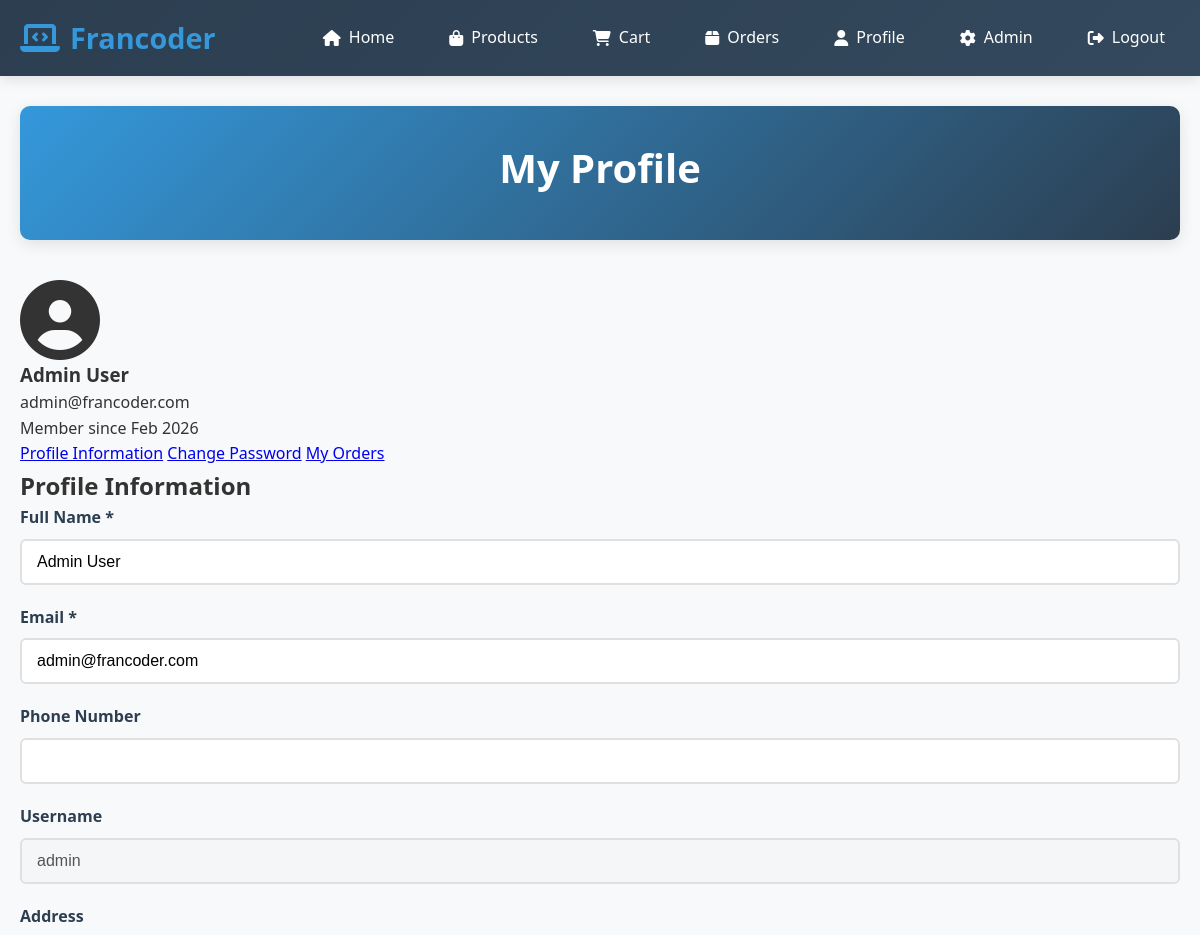
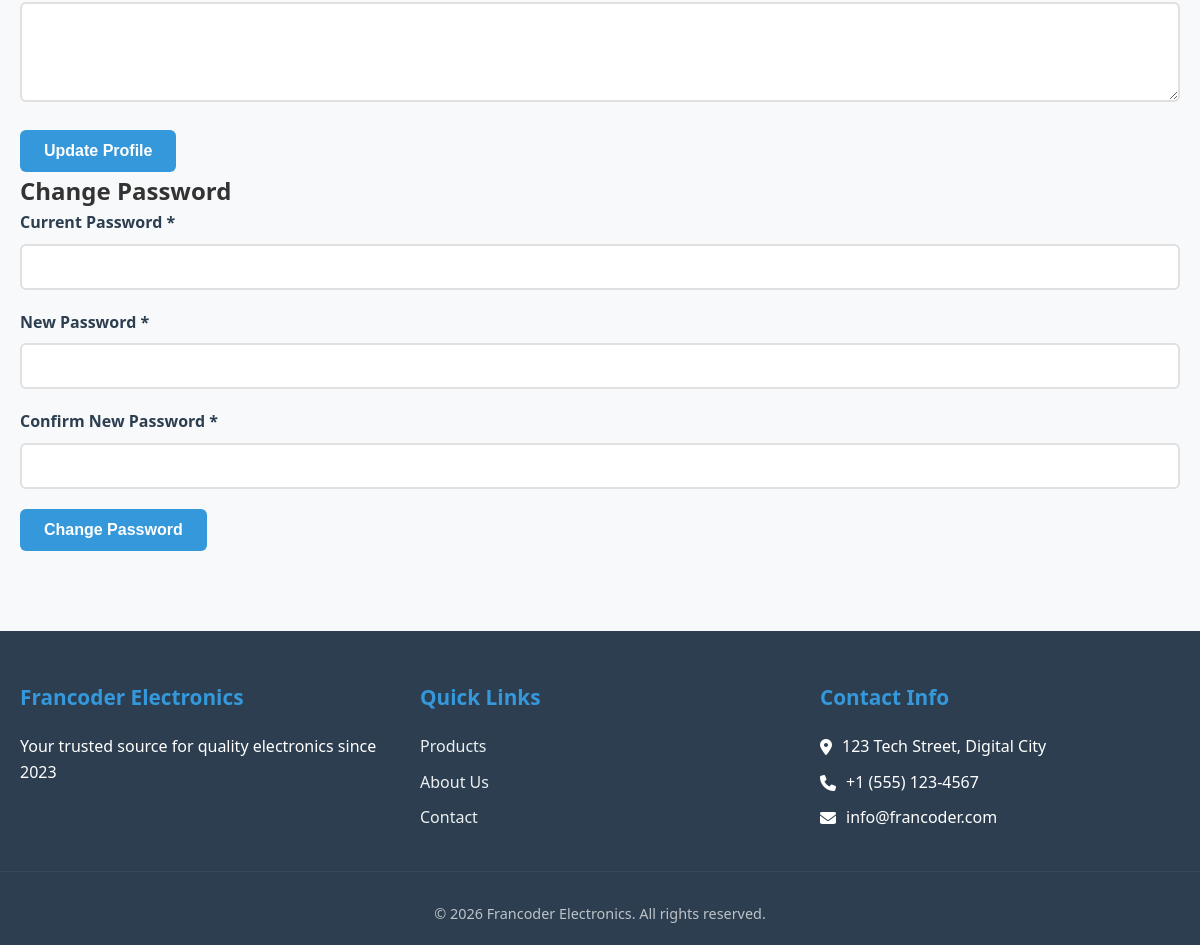
The app's page /profile.php (signed in) with its own data (2 pictures, top to bottom).
### tables this page shows
CREATE TABLE users (
    user_id INT PRIMARY KEY AUTO_INCREMENT,
    username VARCHAR(50) UNIQUE NOT NULL,
    email VARCHAR(100) UNIQUE NOT NULL,
    password_hash VARCHAR(255) NOT NULL,
    full_name VARCHAR(100) NOT NULL,
    address TEXT,
    phone VARCHAR(20),
    role ENUM('customer', 'admin') DEFAULT 'customer',
    created_at TIMESTAMP DEFAULT CURRENT_TIMESTAMP,
    updated_at TIMESTAMP DEFAULT CURRENT_TIMESTAMP ON UPDATE CURRENT_TIMESTAMP
);

### profile.php (the view, shortened to what this page needs)
<?php
require_once 'includes/config.php';
$user_id = $_SESSION['user_id'];
$stmt = $pdo->prepare("SELECT * FROM users WHERE user_id = ?");
$stmt->execute([$user_id]);
$user = $stmt->fetch();
?>
<!DOCTYPE html>
<html lang="en">
<head>
    <link rel="stylesheet" href="assets/css/style.css">
</head>
<body>
    <?php include 'includes/header.php'; ?>
    <main>
        <div class="page-header">
            <h1>My Profile</h1>
        </div>
        <div class="profile-container">
            <div class="profile-sidebar">
                <div class="profile-avatar">
                    <i class="fas fa-user-circle fa-5x"></i>
                    <h3><?php echo htmlspecialchars($user['full_name']); ?></h3>
                    <p><?php echo htmlspecialchars($user['email']); ?></p>
                    <p class="member-since">Member since <?php echo date('M Y', strtotime($user['created_at'])); ?></p>
                </div>
                <div class="profile-menu">
                    <a href="#profile-info" class="active">Profile Information</a>
                    <a href="#change-password">Change Password</a>
                    <a href="orders.php">My Orders</a>
                </div>
            </div>
            <div class="profile-content">
                <div id="profile-info" class="profile-section active">
                    <h2>Profile Information</h2>
                    <form method="POST" action="">
                        <div class="form-row">
                            <div class="form-group">
                                <label>Full Name *</label>
                                <input type="text" name="full_name" value="<?php echo htmlspecialchars($user['full_name']); ?>" required>
                            </div>
                            <div class="form-group">
                                <label>Email *</label>
                                <input type="email" name="email" value="<?php echo htmlspecialchars($user['email']); ?>" required>
                            </div>
                        </div>
                        <div class="form-row">
                            <div class="form-group">
                                <label>Phone Number</label>
                                <input type="text" name="phone" value="<?php echo htmlspecialchars($user['phone'] ?? ''); ?>">
                            </div>
                            <div class="form-group">
                                <label>Username</label>
                                <input type="text" value="<?php echo htmlspecialchars($user['username']); ?>" disabled>
                            </div>
                        </div>
                        <div class="form-group">
                            <label>Address</label>
                            <textarea name="address" rows="4"><?php echo htmlspecialchars($user['address'] ?? ''); ?></textarea>
                        </div>
                        <button type="submit" class="btn-primary">Update Profile</button>
                    </form>
                </div>
                <div id="change-password" class="profile-section">
                    <h2>Change Password</h2>
                    <form method="POST" action="">
                        <div class="form-group">
                            <label>Current Password *</label>
                            <input type="password" name="current_password" required>
                        </div>
                        <div class="form-group">
                            <label>New Password *</label>
                            <input type="password" name="new_password" required>
                        </div>
                        <div class="form-group">
                            <label>Confirm New Password *</label>
                            <input type="password" name="confirm_password" required>
                        </div>
                        <button type="submit" class="btn-primary">Change Password</button>
                    </form>
                </div>
            </div>
        </div>
    </main>
    <?php include 'includes/footer.php'; ?>
</body>
</html>

### assets/css/style.css (style rules this page uses)
* { margin: 0; padding: 0; box-sizing: border-box; }
html { scroll-behavior: smooth; }
body { font-family: 'Segoe UI', Tahoma, Geneva, Verdana, sans-serif; line-height: 1.6; color: #333; background-color: #f8f9fa; overflow-x: hidden; }
main { min-height: calc(100vh - 300px); padding: 30px 0; }
.page-header { text-align: center; margin-bottom: 40px; padding: 30px 20px; background: linear-gradient(135deg, #3498db 0%, #2c3e50 100%); color: white; border-radius: 10px; box-shadow: 0 4px 15px rgba(0, 0, 0, 0.1); }
.page-header h1 { font-size: 2.5rem; margin-bottom: 10px; }
.btn-primary, .btn-secondary, .btn-danger { display: inline-block; padding: 12px 24px; border: none; border-radius: 6px; font-size: 1rem; font-weight: 600; cursor: pointer; text-decoration: none; transition: all 0.3s ease; text-align: center; }
.btn-primary { background: #3498db; color: white; }
.form-group { margin-bottom: 20px; }
.form-group label { display: block; margin-bottom: 8px; font-weight: 600; color: #2c3e50; }
.form-group input, .form-group select, .form-group textarea { width: 100%; padding: 12px 15px; border: 2px solid #e0e0e0; border-radius: 6px; font-size: 1rem; transition: border-color 0.3s; }

### records on screen
users: full_name "Admin User", email "admin@francoder.com", created_at "Feb 2026", username "admin"
